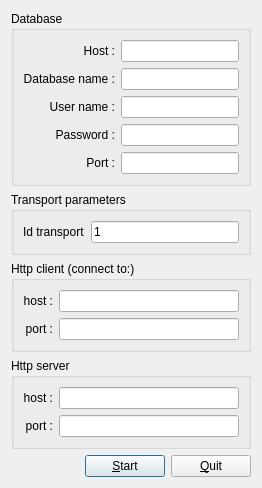
<?xml version="1.0" encoding="UTF-8"?>
<ui version="4.0">
 <class>transport_settings_form</class>
 <widget class="QDialog" name="transport_settings_form">
  <property name="geometry">
   <rect>
    <x>0</x>
    <y>0</y>
    <width>262</width>
    <height>433</height>
   </rect>
  </property>
  <property name="windowTitle">
   <string>Transport settings</string>
  </property>
  <property name="toolTip">
   <string>Parametr set transport ID (for http-protocol must be 2)</string>
  </property>
  <layout class="QGridLayout" name="gridLayout_4">
   <item row="0" column="0" colspan="3">
    <widget class="QGroupBox" name="gbDB">
     <property name="title">
      <string>Database</string>
     </property>
     <layout class="QGridLayout" name="gridLayout">
      <item row="0" column="0">
       <widget class="QLabel" name="lHost">
        <property name="text">
         <string>Host :</string>
        </property>
        <property name="alignment">
         <set>Qt::AlignRight|Qt::AlignTrailing|Qt::AlignVCenter</set>
        </property>
       </widget>
      </item>
      <item row="0" column="1">
       <widget class="QLineEdit" name="lEHost"/>
      </item>
      <item row="1" column="0">
       <widget class="QLabel" name="lDBName">
        <property name="text">
         <string>Database name :</string>
        </property>
        <property name="alignment">
         <set>Qt::AlignRight|Qt::AlignTrailing|Qt::AlignVCenter</set>
        </property>
       </widget>
      </item>
      <item row="1" column="1">
       <widget class="QLineEdit" name="lEDBName">
        <property name="echoMode">
         <enum>QLineEdit::Normal</enum>
        </property>
       </widget>
      </item>
      <item row="2" column="0">
       <widget class="QLabel" name="lUserName">
        <property name="text">
         <string>User name :</string>
        </property>
        <property name="alignment">
         <set>Qt::AlignRight|Qt::AlignTrailing|Qt::AlignVCenter</set>
        </property>
       </widget>
      </item>
      <item row="2" column="1">
       <widget class="QLineEdit" name="lEUserName"/>
      </item>
      <item row="3" column="0">
       <widget class="QLabel" name="lPassword">
        <property name="text">
         <string>Password :</string>
        </property>
        <property name="alignment">
         <set>Qt::AlignRight|Qt::AlignTrailing|Qt::AlignVCenter</set>
        </property>
       </widget>
      </item>
      <item row="3" column="1">
       <widget class="QLineEdit" name="lEPassword">
        <property name="echoMode">
         <enum>QLineEdit::Password</enum>
        </property>
       </widget>
      </item>
      <item row="4" column="0">
       <widget class="QLabel" name="lPort">
        <property name="text">
         <string>Port :</string>
        </property>
        <property name="alignment">
         <set>Qt::AlignRight|Qt::AlignTrailing|Qt::AlignVCenter</set>
        </property>
       </widget>
      </item>
      <item row="4" column="1">
       <widget class="QLineEdit" name="lEPort"/>
      </item>
     </layout>
    </widget>
   </item>
   <item row="2" column="0" colspan="3">
    <widget class="QGroupBox" name="gbHttp">
     <property name="title">
      <string>Http client (connect to:)</string>
     </property>
     <layout class="QGridLayout" name="gridLayout_3">
      <item row="0" column="0">
       <widget class="QLabel" name="lHttpHost">
        <property name="text">
         <string>host :</string>
        </property>
        <property name="alignment">
         <set>Qt::AlignRight|Qt::AlignTrailing|Qt::AlignVCenter</set>
        </property>
       </widget>
      </item>
      <item row="0" column="1">
       <widget class="QLineEdit" name="lEHttpHost">
        <property name="toolTip">
         <string>Parametr set host address when client must connected</string>
        </property>
       </widget>
      </item>
      <item row="1" column="0">
       <widget class="QLabel" name="lHttpPort">
        <property name="text">
         <string>port :</string>
        </property>
        <property name="alignment">
         <set>Qt::AlignRight|Qt::AlignTrailing|Qt::AlignVCenter</set>
        </property>
       </widget>
      </item>
      <item row="1" column="1">
       <widget class="QLineEdit" name="lEHttpPort">
        <property name="toolTip">
         <string>Parametr set port number when client must connected</string>
        </property>
       </widget>
      </item>
     </layout>
    </widget>
   </item>
   <item row="3" column="0" colspan="3">
    <widget class="QGroupBox" name="gbServer">
     <property name="title">
      <string>Http server</string>
     </property>
     <layout class="QGridLayout" name="gridLayout_2">
      <item row="0" column="0">
       <widget class="QLabel" name="lServerHost">
        <property name="layoutDirection">
         <enum>Qt::LeftToRight</enum>
        </property>
        <property name="text">
         <string>host :</string>
        </property>
        <property name="alignment">
         <set>Qt::AlignRight|Qt::AlignTrailing|Qt::AlignVCenter</set>
        </property>
       </widget>
      </item>
      <item row="0" column="1">
       <widget class="QLineEdit" name="lEServerHost">
        <property name="toolTip">
         <string>Parameter set server-host address when other clients must connected</string>
        </property>
       </widget>
      </item>
      <item row="1" column="0">
       <widget class="QLabel" name="lServerPort">
        <property name="text">
         <string>port :</string>
        </property>
        <property name="alignment">
         <set>Qt::AlignRight|Qt::AlignTrailing|Qt::AlignVCenter</set>
        </property>
       </widget>
      </item>
      <item row="1" column="1">
       <widget class="QLineEdit" name="lEServerPort">
        <property name="toolTip">
         <string>Parameter set post number when other client must connected</string>
        </property>
       </widget>
      </item>
     </layout>
    </widget>
   </item>
   <item row="4" column="0">
    <spacer name="horizontalSpacer">
     <property name="orientation">
      <enum>Qt::Horizontal</enum>
     </property>
     <property name="sizeHint" stdset="0">
      <size>
       <width>75</width>
       <height>20</height>
      </size>
     </property>
    </spacer>
   </item>
   <item row="4" column="1">
    <widget class="QPushButton" name="pbStart">
     <property name="text">
      <string>&amp;Start</string>
     </property>
    </widget>
   </item>
   <item row="4" column="2">
    <widget class="QPushButton" name="pbQuit">
     <property name="text">
      <string>&amp;Quit</string>
     </property>
    </widget>
   </item>
   <item row="1" column="0" colspan="3">
    <widget class="QGroupBox" name="groupBox">
     <property name="title">
      <string>Transport parameters</string>
     </property>
     <layout class="QGridLayout" name="gridLayout_5">
      <item row="0" column="0" colspan="2">
       <widget class="QLabel" name="lHttpTransport">
        <property name="text">
         <string>Id transport</string>
        </property>
       </widget>
      </item>
      <item row="0" column="2">
       <widget class="QLineEdit" name="lEHttpTransport">
        <property name="text">
         <string>1</string>
        </property>
       </widget>
      </item>
     </layout>
    </widget>
   </item>
  </layout>
 </widget>
 <resources/>
 <connections/>
</ui>
